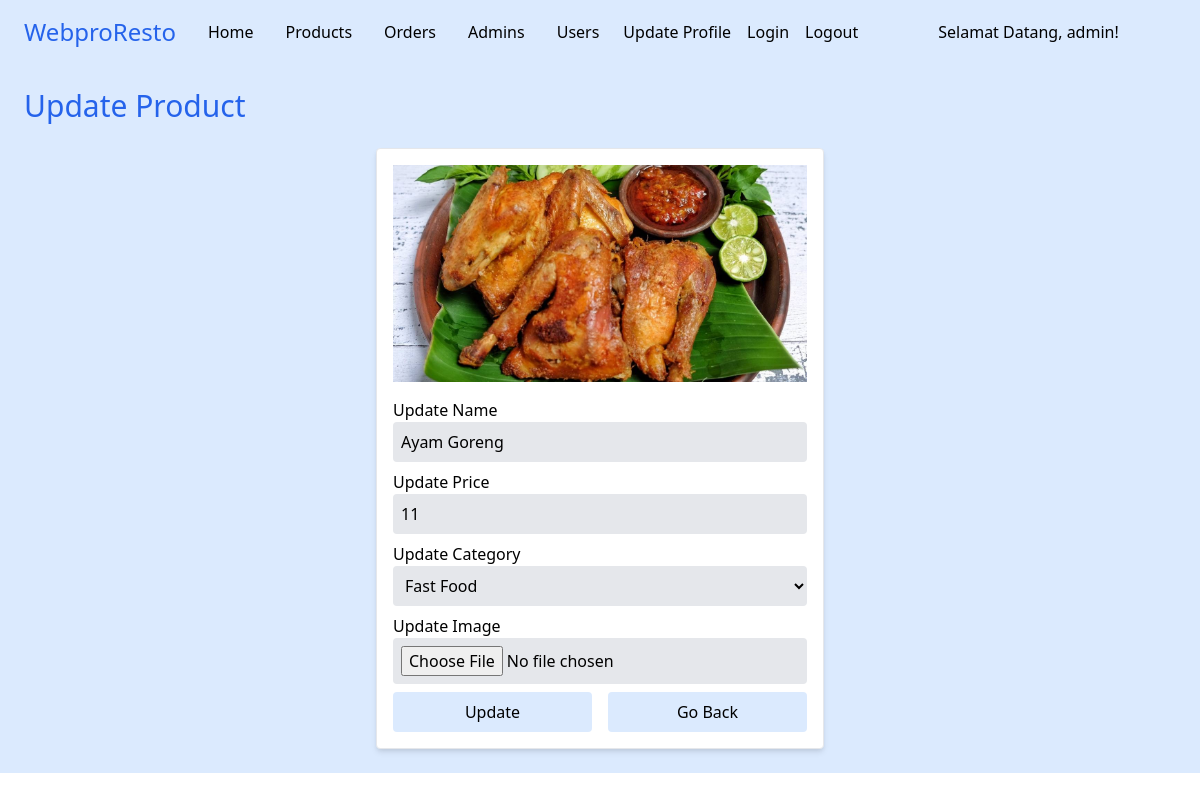
Page /admin/update_product.php?update=1 (signed in) on the committed database.
### tables this page shows
CREATE TABLE `products` (
  `id` int(100) NOT NULL,
  `name` varchar(100) NOT NULL,
  `category` varchar(100) NOT NULL,
  `deskripsi` varchar(800) NOT NULL,
  `price` int(10) NOT NULL,
  `image` varchar(100) NOT NULL
);

### admin/update_product.php (the view, shortened to what this page needs)
<?php
include '../components/connect.php';
?>
<!DOCTYPE html>
<html lang="en">
<head>
    <link href="https://unpkg.com/tailwindcss@^2.2/dist/tailwind.min.css" rel="stylesheet">
</head>
<body class="bg-white">
    <?php include '../components/admin_header.php' ?>
    <section class="update-product bg-blue-100 p-6">
        <h1 class="text-blue-600 text-3xl mb-6">Update Product</h1>
        <?php
        $update_id = $_GET['update'];
        $show_products = $conn->prepare("SELECT * FROM `products` WHERE id = ?");
        $show_products->execute([$update_id]);
        if ($show_products->rowCount() > 0) {
            while ($fetch_products = $show_products->fetch(PDO::FETCH_ASSOC)) {
        ?>
        <form action="" method="POST" enctype="multipart/form-data"
            class="max-w-md mx-auto bg-white rounded p-4 border shadow-md">
            <img src="../resto-images/<?= $fetch_products['image']; ?>" alt="" class="mb-4">
            <span>Update Name</span>
            <input type="text" required placeholder="Enter product name" name="name" maxlength="100"
                class="bg-gray-200 p-2 rounded w-full mb-2" value="<?= $fetch_products['name']; ?>">
            <span>Update Price</span>
            <input type="number" min="0" max="9999999999" required placeholder="Enter product price" name="price"
                oninput="if(this.value.length == 10) return false;" class="bg-gray-200 p-2 rounded w-full mb-2"
                value="<?= $fetch_products['price']; ?>">
            <span>Update Category</span>
            <select name="category" class="bg-gray-200 p-2 rounded w-full mb-2" required>
                <option selected value="<?= $fetch_products['category']; ?>"><?= $fetch_products['category']; ?>
                </option>
            </select>
            <span>Update Image</span>
            <input type="file" name="image" class="bg-gray-200 p-2 rounded w-full mb-2"
                accept="image/jpg, image/jpeg, image/png, image/webp">
            <div class="flex gap-4">
                <input type="submit" value="Update" class="bg-blue-100 p-2 rounded w-1/2 text-center cursor-pointer">
                <a href="products.php" class="bg-blue-100 p-2 rounded w-1/2 text-center cursor-pointer">Go Back</a>
            </div>
        </form>
        <?php
            }
        } else {
            echo '<p class="text-red-600 text-2xl p-4">No products added yet!</p>';
        }
        ?>
    </section>
</body>
</html>

### components/admin_header.php
<header class="header">
    <section class="flex bg-blue-100 h-16 items-center pr-6 pl-6">
        <a href="dashboard.php" class="logo text-blue-600 text-2xl">Webpro<span
                class="text-blue-600 text-2xl pr-6">Resto</span></a>
        <nav class="navbar hidden md:flex md:space-x-4">
            <a href="dashboard.php" class="hover:underline p-2">Home</a>
            <a href="products.php" class="hover:underline p-2">Products</a>
            <a href="placed_orders.php" class="hover:underline p-2">Orders</a>
            <a href="admin_accounts.php" class="hover:underline p-2">Admins</a>
            <a href="users_accounts.php" class="hover:underline p-2">Users</a>
        </nav>
        <div class="profile hidden md:flex md:flex-row md:space-x-4 text-black ml-4">
            <a href="update_profile.php" class="btn bg-blue-100">Update Profile</a>
            <div class="flex-btn">
                <a href="admin_login.php" class="option-btn bg-blue-100">Login</a>
            </div>
            <a href="../components/admin_logout.php" onclick="return confirm('logout from this website?');"
                class="delete-btn">Logout</a>
        </div>
        <div class="md:flex hidden md:ml-20">
            <?php
            $select_profile = $conn->prepare("SELECT * FROM `admin` WHERE id = ?");
            $select_profile->execute([$admin_id]);
            $fetch_profile = $select_profile->fetch(PDO::FETCH_ASSOC);
            ?>
            <p>Selamat Datang, <?= $fetch_profile['name']; ?>!</p>
        </div>
    </section>
</header>

### rows in the picture
products: image (picture), name "Ayam Goreng", price "11", category "Fast Food"

### other values in the picture
$fetch_profile['name'] "admin"
